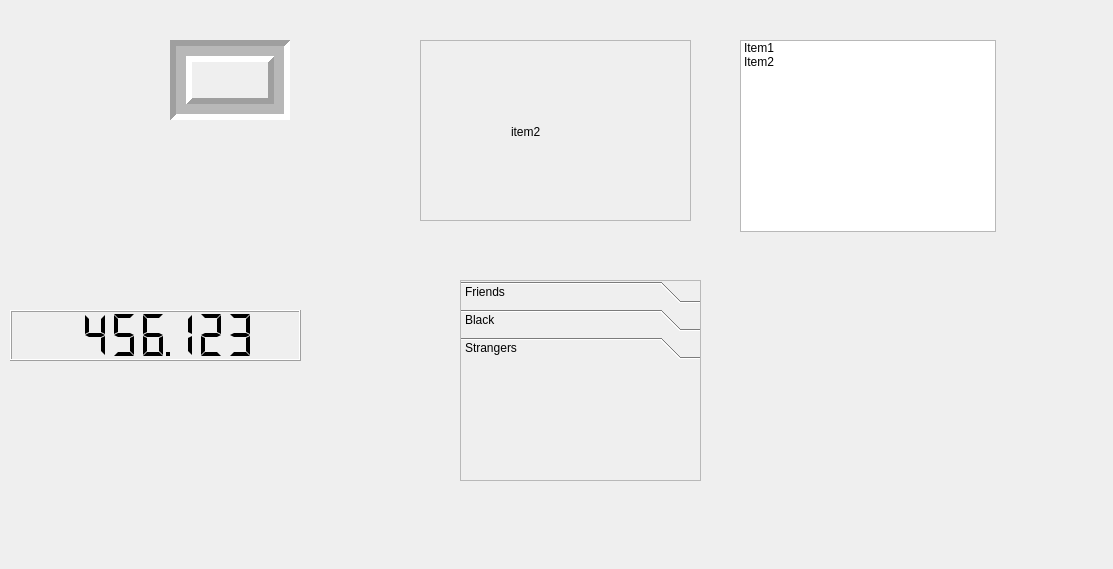
<?xml version="1.0" encoding="UTF-8"?>
<ui version="4.0">
 <class>MyWidget</class>
 <widget class="QWidget" name="MyWidget">
  <property name="geometry">
   <rect>
    <x>0</x>
    <y>0</y>
    <width>1113</width>
    <height>569</height>
   </rect>
  </property>
  <property name="windowTitle">
   <string>MyWidget</string>
  </property>
  <widget class="QFrame" name="frame">
   <property name="geometry">
    <rect>
     <x>170</x>
     <y>40</y>
     <width>120</width>
     <height>80</height>
    </rect>
   </property>
   <property name="frameShape">
    <enum>QFrame::Box</enum>
   </property>
   <property name="frameShadow">
    <enum>QFrame::Sunken</enum>
   </property>
   <property name="lineWidth">
    <number>6</number>
   </property>
   <property name="midLineWidth">
    <number>10</number>
   </property>
  </widget>
  <widget class="QLabel" name="label">
   <property name="geometry">
    <rect>
     <x>10</x>
     <y>140</y>
     <width>371</width>
     <height>101</height>
    </rect>
   </property>
   <property name="text">
    <string/>
   </property>
   <property name="scaledContents">
    <bool>true</bool>
   </property>
   <property name="alignment">
    <set>Qt::AlignCenter</set>
   </property>
   <property name="wordWrap">
    <bool>false</bool>
   </property>
  </widget>
  <widget class="QLCDNumber" name="lcdNumber">
   <property name="geometry">
    <rect>
     <x>10</x>
     <y>310</y>
     <width>291</width>
     <height>51</height>
    </rect>
   </property>
   <property name="smallDecimalPoint">
    <bool>true</bool>
   </property>
   <property name="digitCount">
    <number>7</number>
   </property>
   <property name="segmentStyle">
    <enum>QLCDNumber::Flat</enum>
   </property>
   <property name="value" stdset="0">
    <double>456.122999999999990</double>
   </property>
  </widget>
  <widget class="QListWidget" name="listWidget">
   <property name="geometry">
    <rect>
     <x>740</x>
     <y>40</y>
     <width>256</width>
     <height>192</height>
    </rect>
   </property>
   <item>
    <property name="text">
     <string>Item1</string>
    </property>
   </item>
   <item>
    <property name="text">
     <string>Item2</string>
    </property>
   </item>
  </widget>
  <widget class="QStackedWidget" name="stackedWidget">
   <property name="geometry">
    <rect>
     <x>420</x>
     <y>40</y>
     <width>271</width>
     <height>181</height>
    </rect>
   </property>
   <property name="frameShape">
    <enum>QFrame::StyledPanel</enum>
   </property>
   <property name="currentIndex">
    <number>1</number>
   </property>
   <widget class="QWidget" name="page">
    <widget class="QLabel" name="label_2">
     <property name="geometry">
      <rect>
       <x>30</x>
       <y>30</y>
       <width>85</width>
       <height>22</height>
      </rect>
     </property>
     <property name="text">
      <string>item1</string>
     </property>
    </widget>
   </widget>
   <widget class="QWidget" name="page_2">
    <widget class="QLabel" name="label_3">
     <property name="geometry">
      <rect>
       <x>90</x>
       <y>80</y>
       <width>85</width>
       <height>22</height>
      </rect>
     </property>
     <property name="text">
      <string>item2</string>
     </property>
    </widget>
   </widget>
  </widget>
  <widget class="QToolBox" name="toolBox">
   <property name="geometry">
    <rect>
     <x>460</x>
     <y>280</y>
     <width>241</width>
     <height>201</height>
    </rect>
   </property>
   <property name="frameShape">
    <enum>QFrame::StyledPanel</enum>
   </property>
   <property name="currentIndex">
    <number>2</number>
   </property>
   <widget class="QWidget" name="page_3">
    <property name="geometry">
     <rect>
      <x>0</x>
      <y>0</y>
      <width>239</width>
      <height>91</height>
     </rect>
    </property>
    <attribute name="label">
     <string>Friends</string>
    </attribute>
   </widget>
   <widget class="QWidget" name="page_5">
    <attribute name="label">
     <string>Black</string>
    </attribute>
   </widget>
   <widget class="QWidget" name="page_4">
    <property name="geometry">
     <rect>
      <x>0</x>
      <y>0</y>
      <width>239</width>
      <height>91</height>
     </rect>
    </property>
    <attribute name="label">
     <string>Strangers</string>
    </attribute>
   </widget>
  </widget>
 </widget>
 <layoutdefault spacing="6" margin="11"/>
 <resources/>
 <connections>
  <connection>
   <sender>listWidget</sender>
   <signal>currentRowChanged(int)</signal>
   <receiver>stackedWidget</receiver>
   <slot>setCurrentIndex(int)</slot>
   <hints>
    <hint type="sourcelabel">
     <x>866</x>
     <y>223</y>
    </hint>
    <hint type="destinationlabel">
     <x>493</x>
     <y>204</y>
    </hint>
   </hints>
  </connection>
 </connections>
</ui>
